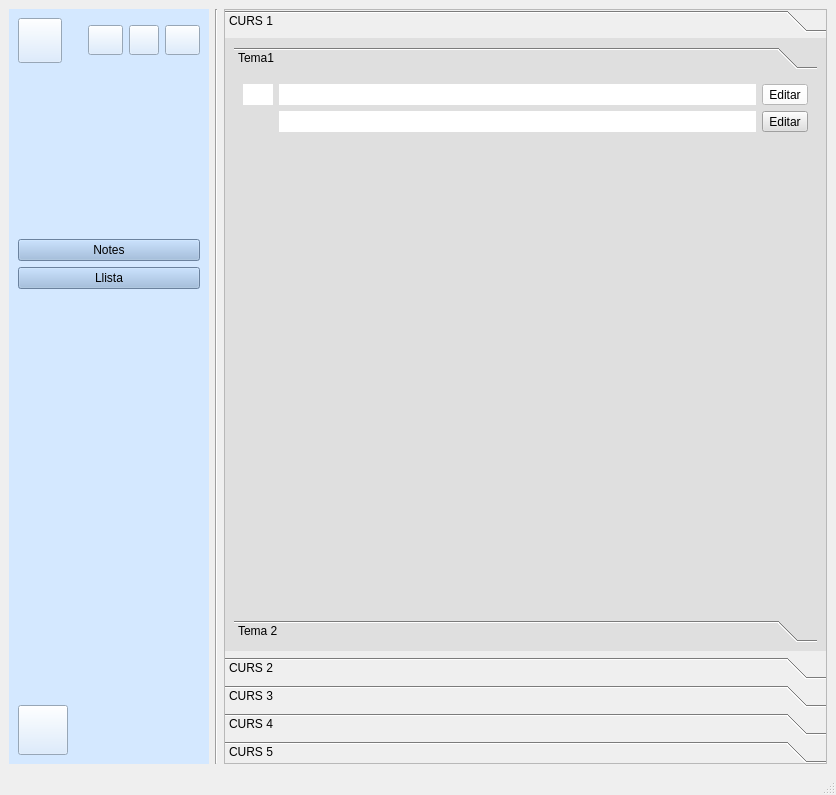
<?xml version="1.0" encoding="UTF-8"?>
<ui version="4.0">
 <class>inici_professor</class>
 <widget class="QMainWindow" name="inici_professor">
  <property name="geometry">
   <rect>
    <x>0</x>
    <y>0</y>
    <width>836</width>
    <height>795</height>
   </rect>
  </property>
  <property name="windowTitle">
   <string>MainWindow</string>
  </property>
  <widget class="QWidget" name="centralwidget">
   <property name="sizePolicy">
    <sizepolicy hsizetype="Fixed" vsizetype="Fixed">
     <horstretch>0</horstretch>
     <verstretch>0</verstretch>
    </sizepolicy>
   </property>
   <layout class="QGridLayout" name="gridLayout_2">
    <item row="0" column="0">
     <widget class="QWidget" name="barra_lateral" native="true">
      <property name="sizePolicy">
       <sizepolicy hsizetype="Minimum" vsizetype="Minimum">
        <horstretch>0</horstretch>
        <verstretch>0</verstretch>
       </sizepolicy>
      </property>
      <property name="maximumSize">
       <size>
        <width>200</width>
        <height>16777215</height>
       </size>
      </property>
      <property name="styleSheet">
       <string notr="true">background-color: rgb(212, 232, 255);</string>
      </property>
      <layout class="QVBoxLayout" name="verticalLayout">
       <property name="sizeConstraint">
        <enum>QLayout::SetNoConstraint</enum>
       </property>
       <item>
        <layout class="QHBoxLayout" name="horizontalLayout_2">
         <item>
          <widget class="QPushButton" name="button_perfil">
           <property name="enabled">
            <bool>true</bool>
           </property>
           <property name="sizePolicy">
            <sizepolicy hsizetype="Expanding" vsizetype="Expanding">
             <horstretch>0</horstretch>
             <verstretch>0</verstretch>
            </sizepolicy>
           </property>
           <property name="maximumSize">
            <size>
             <width>45</width>
             <height>45</height>
            </size>
           </property>
           <property name="styleSheet">
            <string notr="true">border-image: url(:/prefijoNuevo/png/persona.png);</string>
           </property>
           <property name="text">
            <string/>
           </property>
          </widget>
         </item>
         <item>
          <spacer name="horizontalSpacer_2">
           <property name="orientation">
            <enum>Qt::Horizontal</enum>
           </property>
           <property name="sizeType">
            <enum>QSizePolicy::Fixed</enum>
           </property>
           <property name="sizeHint" stdset="0">
            <size>
             <width>20</width>
             <height>20</height>
            </size>
           </property>
          </spacer>
         </item>
         <item>
          <widget class="QPushButton" name="idioma_esp">
           <property name="sizePolicy">
            <sizepolicy hsizetype="Fixed" vsizetype="Fixed">
             <horstretch>0</horstretch>
             <verstretch>0</verstretch>
            </sizepolicy>
           </property>
           <property name="maximumSize">
            <size>
             <width>35</width>
             <height>30</height>
            </size>
           </property>
           <property name="styleSheet">
            <string notr="true">border-image: url(:/prefijoNuevo/png/esp.png);</string>
           </property>
           <property name="text">
            <string/>
           </property>
          </widget>
         </item>
         <item>
          <widget class="QPushButton" name="idioma_val">
           <property name="sizePolicy">
            <sizepolicy hsizetype="Fixed" vsizetype="Fixed">
             <horstretch>0</horstretch>
             <verstretch>0</verstretch>
            </sizepolicy>
           </property>
           <property name="maximumSize">
            <size>
             <width>30</width>
             <height>30</height>
            </size>
           </property>
           <property name="styleSheet">
            <string notr="true">border-image: url(:/prefijoNuevo/png/val.png);</string>
           </property>
           <property name="text">
            <string/>
           </property>
          </widget>
         </item>
         <item>
          <widget class="QPushButton" name="idioma_eng">
           <property name="sizePolicy">
            <sizepolicy hsizetype="Fixed" vsizetype="Fixed">
             <horstretch>0</horstretch>
             <verstretch>0</verstretch>
            </sizepolicy>
           </property>
           <property name="maximumSize">
            <size>
             <width>35</width>
             <height>30</height>
            </size>
           </property>
           <property name="styleSheet">
            <string notr="true">border-image: url(:/prefijoNuevo/png/ingles.png);</string>
           </property>
           <property name="text">
            <string/>
           </property>
          </widget>
         </item>
        </layout>
       </item>
       <item>
        <spacer name="verticalSpacer">
         <property name="orientation">
          <enum>Qt::Vertical</enum>
         </property>
         <property name="sizeType">
          <enum>QSizePolicy::Expanding</enum>
         </property>
         <property name="sizeHint" stdset="0">
          <size>
           <width>20</width>
           <height>40</height>
          </size>
         </property>
        </spacer>
       </item>
       <item>
        <widget class="QPushButton" name="Notes">
         <property name="styleSheet">
          <string notr="true">background-color: rgb(150, 182, 221);</string>
         </property>
         <property name="text">
          <string>Notes</string>
         </property>
        </widget>
       </item>
       <item>
        <widget class="QPushButton" name="llista">
         <property name="styleSheet">
          <string notr="true">background-color: rgb(150, 182, 221);</string>
         </property>
         <property name="text">
          <string>Llista</string>
         </property>
        </widget>
       </item>
       <item>
        <spacer name="verticalSpacer_3">
         <property name="orientation">
          <enum>Qt::Vertical</enum>
         </property>
         <property name="sizeHint" stdset="0">
          <size>
           <width>20</width>
           <height>40</height>
          </size>
         </property>
        </spacer>
       </item>
       <item>
        <spacer name="verticalSpacer_2">
         <property name="orientation">
          <enum>Qt::Vertical</enum>
         </property>
         <property name="sizeType">
          <enum>QSizePolicy::Expanding</enum>
         </property>
         <property name="sizeHint" stdset="0">
          <size>
           <width>20</width>
           <height>240</height>
          </size>
         </property>
        </spacer>
       </item>
       <item>
        <widget class="QPushButton" name="sortir">
         <property name="sizePolicy">
          <sizepolicy hsizetype="Expanding" vsizetype="Expanding">
           <horstretch>0</horstretch>
           <verstretch>0</verstretch>
          </sizepolicy>
         </property>
         <property name="maximumSize">
          <size>
           <width>50</width>
           <height>50</height>
          </size>
         </property>
         <property name="toolTip">
          <string/>
         </property>
         <property name="styleSheet">
          <string notr="true">border-image: url(:/prefijoNuevo/png/apagar.png);</string>
         </property>
         <property name="text">
          <string/>
         </property>
        </widget>
       </item>
      </layout>
     </widget>
    </item>
    <item row="0" column="1">
     <widget class="Line" name="line">
      <property name="orientation">
       <enum>Qt::Vertical</enum>
      </property>
     </widget>
    </item>
    <item row="0" column="2">
     <layout class="QVBoxLayout" name="llista_cursos">
      <item>
       <widget class="QToolBox" name="cursos_2">
        <property name="toolTip">
         <string>&lt;html&gt;&lt;head/&gt;&lt;body&gt;&lt;p&gt;&lt;br/&gt;&lt;/p&gt;&lt;/body&gt;&lt;/html&gt;</string>
        </property>
        <property name="styleSheet">
         <string notr="true">selection-background-color: rgb(170, 0, 0);</string>
        </property>
        <property name="frameShape">
         <enum>QFrame::StyledPanel</enum>
        </property>
        <property name="frameShadow">
         <enum>QFrame::Plain</enum>
        </property>
        <property name="currentIndex">
         <number>0</number>
        </property>
        <widget class="QWidget" name="page_12">
         <property name="geometry">
          <rect>
           <x>0</x>
           <y>0</y>
           <width>599</width>
           <height>539</height>
          </rect>
         </property>
         <property name="styleSheet">
          <string notr="true">background-color: rgb(223, 223, 223);</string>
         </property>
         <attribute name="label">
          <string>CURS 1</string>
         </attribute>
         <layout class="QVBoxLayout" name="verticalLayout_3">
          <item>
           <layout class="QVBoxLayout" name="verticalLayout_2">
            <item>
             <widget class="QToolBox" name="curs">
              <property name="toolTip">
               <string/>
              </property>
              <property name="currentIndex">
               <number>0</number>
              </property>
              <widget class="QWidget" name="page">
               <property name="geometry">
                <rect>
                 <x>0</x>
                 <y>0</y>
                 <width>579</width>
                 <height>447</height>
                </rect>
               </property>
               <attribute name="label">
                <string>Tema1</string>
               </attribute>
               <layout class="QGridLayout" name="gridLayout_3">
                <item row="0" column="0">
                 <layout class="QGridLayout" name="gridLayout">
                  <item row="1" column="1">
                   <widget class="QLabel" name="label2">
                    <property name="maximumSize">
                     <size>
                      <width>490</width>
                      <height>16777215</height>
                     </size>
                    </property>
                    <property name="layoutDirection">
                     <enum>Qt::RightToLeft</enum>
                    </property>
                    <property name="styleSheet">
                     <string notr="true">background-color: rgb(255, 255, 255);</string>
                    </property>
                    <property name="text">
                     <string/>
                    </property>
                   </widget>
                  </item>
                  <item row="1" column="2">
                   <widget class="QToolButton" name="tool_profesor2">
                    <property name="text">
                     <string>Editar</string>
                    </property>
                    <property name="popupMode">
                     <enum>QToolButton::InstantPopup</enum>
                    </property>
                    <property name="toolButtonStyle">
                     <enum>Qt::ToolButtonTextOnly</enum>
                    </property>
                   </widget>
                  </item>
                  <item row="2" column="1">
                   <spacer name="verticalSpacer_4">
                    <property name="orientation">
                     <enum>Qt::Vertical</enum>
                    </property>
                    <property name="sizeHint" stdset="0">
                     <size>
                      <width>20</width>
                      <height>40</height>
                     </size>
                    </property>
                   </spacer>
                  </item>
                  <item row="0" column="0">
                   <widget class="QLabel" name="ico1">
                    <property name="styleSheet">
                     <string notr="true">background-color: rgb(255, 255, 255);</string>
                    </property>
                    <property name="text">
                     <string>         </string>
                    </property>
                   </widget>
                  </item>
                  <item row="0" column="2">
                   <widget class="QToolButton" name="tool_profesor">
                    <property name="styleSheet">
                     <string notr="true">background-color: rgb(255, 255, 255);</string>
                    </property>
                    <property name="text">
                     <string>Editar</string>
                    </property>
                    <property name="popupMode">
                     <enum>QToolButton::InstantPopup</enum>
                    </property>
                    <property name="toolButtonStyle">
                     <enum>Qt::ToolButtonTextOnly</enum>
                    </property>
                    <property name="autoRaise">
                     <bool>false</bool>
                    </property>
                    <property name="arrowType">
                     <enum>Qt::NoArrow</enum>
                    </property>
                   </widget>
                  </item>
                  <item row="0" column="1">
                   <widget class="QLabel" name="label">
                    <property name="enabled">
                     <bool>true</bool>
                    </property>
                    <property name="sizePolicy">
                     <sizepolicy hsizetype="Expanding" vsizetype="Preferred">
                      <horstretch>0</horstretch>
                      <verstretch>0</verstretch>
                     </sizepolicy>
                    </property>
                    <property name="styleSheet">
                     <string notr="true">background-color: rgb(255, 255, 255);</string>
                    </property>
                    <property name="frameShape">
                     <enum>QFrame::NoFrame</enum>
                    </property>
                    <property name="frameShadow">
                     <enum>QFrame::Plain</enum>
                    </property>
                    <property name="text">
                     <string/>
                    </property>
                    <property name="scaledContents">
                     <bool>false</bool>
                    </property>
                   </widget>
                  </item>
                 </layout>
                </item>
               </layout>
              </widget>
              <widget class="QWidget" name="page_3">
               <property name="geometry">
                <rect>
                 <x>0</x>
                 <y>0</y>
                 <width>579</width>
                 <height>447</height>
                </rect>
               </property>
               <attribute name="label">
                <string>Tema 2</string>
               </attribute>
              </widget>
             </widget>
            </item>
           </layout>
          </item>
         </layout>
        </widget>
        <widget class="QWidget" name="page_2">
         <property name="geometry">
          <rect>
           <x>0</x>
           <y>0</y>
           <width>599</width>
           <height>539</height>
          </rect>
         </property>
         <property name="styleSheet">
          <string notr="true">background-color: rgb(223, 223, 223);</string>
         </property>
         <attribute name="label">
          <string>CURS 2</string>
         </attribute>
         <layout class="QVBoxLayout" name="verticalLayout_4">
          <item>
           <layout class="QVBoxLayout" name="verticalLayout_5"/>
          </item>
         </layout>
        </widget>
        <widget class="QWidget" name="page_9">
         <property name="geometry">
          <rect>
           <x>0</x>
           <y>0</y>
           <width>599</width>
           <height>539</height>
          </rect>
         </property>
         <property name="styleSheet">
          <string notr="true">background-color: rgb(223, 223, 223);</string>
         </property>
         <attribute name="label">
          <string>CURS 3</string>
         </attribute>
         <layout class="QVBoxLayout" name="verticalLayout_9">
          <item>
           <layout class="QVBoxLayout" name="verticalLayout_6"/>
          </item>
         </layout>
        </widget>
        <widget class="QWidget" name="page_10">
         <property name="geometry">
          <rect>
           <x>0</x>
           <y>0</y>
           <width>599</width>
           <height>539</height>
          </rect>
         </property>
         <property name="contextMenuPolicy">
          <enum>Qt::DefaultContextMenu</enum>
         </property>
         <property name="styleSheet">
          <string notr="true">background-color: rgb(223, 223, 223);
</string>
         </property>
         <attribute name="label">
          <string>CURS 4</string>
         </attribute>
         <layout class="QVBoxLayout" name="verticalLayout_10">
          <item>
           <layout class="QVBoxLayout" name="verticalLayout_7"/>
          </item>
         </layout>
        </widget>
        <widget class="QWidget" name="page_11">
         <property name="geometry">
          <rect>
           <x>0</x>
           <y>0</y>
           <width>599</width>
           <height>539</height>
          </rect>
         </property>
         <property name="styleSheet">
          <string notr="true">background-color: rgb(223, 223, 223);</string>
         </property>
         <attribute name="label">
          <string>CURS 5</string>
         </attribute>
         <layout class="QVBoxLayout" name="verticalLayout_11">
          <item>
           <layout class="QVBoxLayout" name="verticalLayout_8"/>
          </item>
         </layout>
        </widget>
       </widget>
      </item>
     </layout>
    </item>
   </layout>
  </widget>
  <widget class="QMenuBar" name="menubar">
   <property name="geometry">
    <rect>
     <x>0</x>
     <y>0</y>
     <width>836</width>
     <height>27</height>
    </rect>
   </property>
  </widget>
  <widget class="QStatusBar" name="statusbar"/>
 </widget>
 <resources>
  <include location="../resources/recursos.qrc"/>
 </resources>
 <connections/>
</ui>
